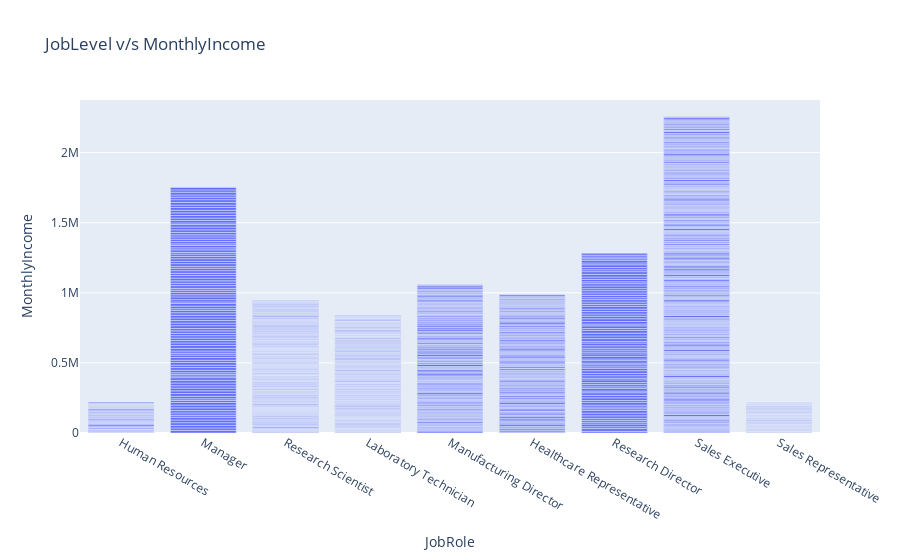

Source (notebook cell):
### Code cell
import plotly.express as px
fig2 = px.bar(dataset,x = 'JobRole', y= 'MonthlyIncome',title="JobLevel v/s MonthlyIncome")
fig2.show()

### Figure 1 — Plotly figure (JSON) as saved in the notebook; plotly's stock layout.template omitted (floating-point values rounded to 4 significant figures; data arrays with more than 128 entries replaced by an {"elided": "..."} marker saying what was removed)
{"data": [{"alignmentgroup": "True", "hovertemplate": "JobRole=%{x}<br>MonthlyIncome=%{y}<extra></extra>", "legendgroup": "", "marker": {"color": "#636efa"}, "name": "", "offsetgroup": "", "orientation": "v", "showlegend": false, "textposition": "auto", "type": "bar", "x": {"elided": "1470 str values"}, "xaxis": "x", "y": {"elided": "1470 int values"}, "yaxis": "y"}], "layout": {"barmode": "relative", "legend": {"tracegroupgap": 0}, "title": {"text": "JobLevel v/s MonthlyIncome"}, "xaxis": {"anchor": "y", "domain": [0, 1], "title": {"text": "JobRole"}}, "yaxis": {"anchor": "x", "domain": [0, 1], "title": {"text": "MonthlyIncome"}}}}
